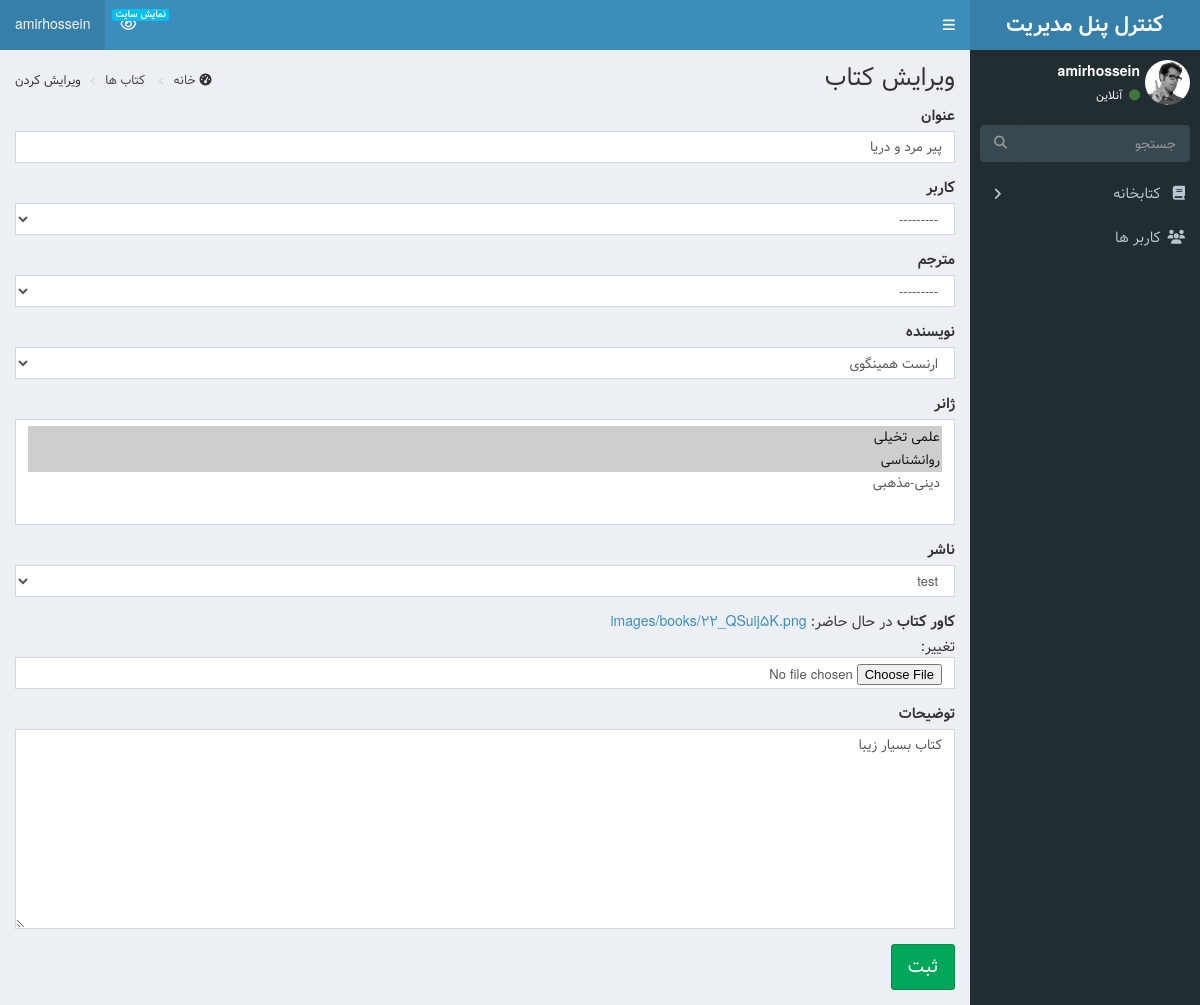
The page /admin_panel/books/14/update/ (signed in) on the database as committed earlier.
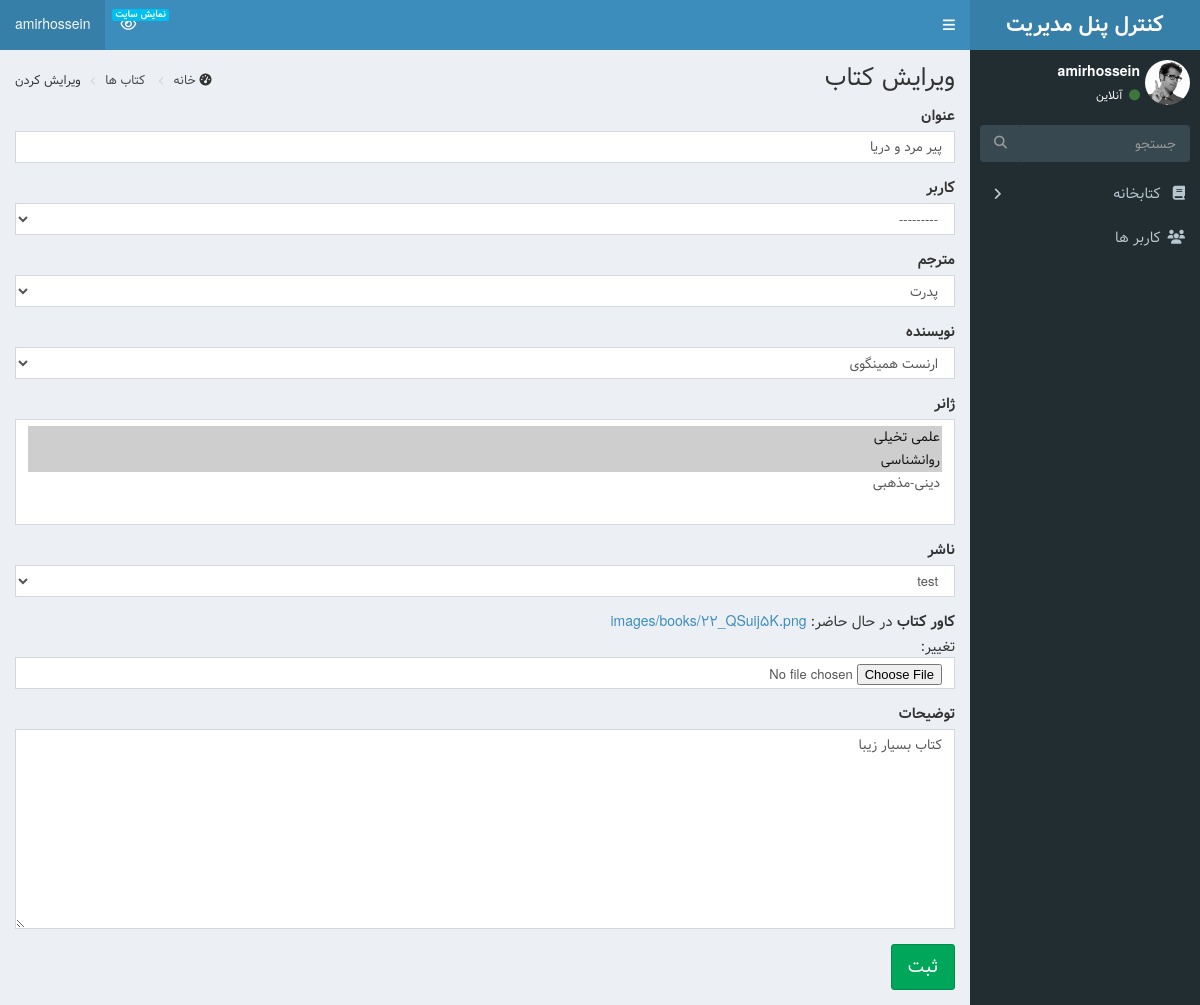
The same page on the database as committed later.
### library/models.py (models this page shows, shortened)
class Books(models.Model):
    title = models.CharField(max_length=50, verbose_name="عنوان")
    slug = models.SlugField(allow_unicode=True, unique=True, editable=False)
    book_user = models.ForeignKey(
        User,
        verbose_name="کاربر",
        on_delete=models.CASCADE,
        blank=True,
        null=True,
    )
    translator = models.ForeignKey(
        Translators,
        verbose_name="مترجم",
        on_delete=models.CASCADE,
        blank=True,
        null=True,
    )
    author = models.ForeignKey(
        Authors, verbose_name="نویسنده", on_delete=models.CASCADE
    )
    genres = models.ManyToManyField(Genres, verbose_name="ژانر")
    publisher = models.ForeignKey(
        Publishers, verbose_name="ناشر", on_delete=models.CASCADE
    )
    book_image = models.ImageField(upload_to="images/books", verbose_name="کاور کتاب")
    detail = models.TextField(verbose_name="توضیحات")

### admin_panel/views.py (the view)
# urls.py: path("books/<pk>/update/", views.UpdateBookView.as_view(), name="book_update"),
class UpdateBookView(PermissionRequiredMixin, UpdateView):
    permission_required = "library.action_all"
    model = models.Books
    template_name = "admin_panel/books/book_update.html"
    fields = "__all__"
    success_url = reverse_lazy("books_admin")

### library/models.py (called while the page is built)
    def __str__(self):
        return self.name

    def __str__(self):
        return self.name

    def __str__(self):
        return self.title

    def __str__(self):
        return self.title

### admin_panel/templates/admin_panel/books/book_update.html (shortened to what this page needs)
{% extends 'admin_panel/base.html' %}
{% load widget_tweaks %}
{% block content %}
<section class="content-header">
    <h1>
        ویرایش کتاب
    </h1>
    <ol class="breadcrumb">
        <li><i class="fa fa-dashboard"></i> <a href="{% url "admin" %}"> خانه </a></li>
        <li> <a href="{%url 'books_admin' %}">کتاب ها</a></li>
        <li>ویرایش کردن</li>
    </ol>
</section>
<section class="content">
    <form action="{% url 'book_update' object.pk %}" method="post" enctype="multipart/form-data">
        {%for field in form %}
        <div class="form-group">
            <label for="id_{{ field.name }}">{{ field.label }}</label>
            {% render_field field class+="form-control" %}
        </div>
        {%endfor%}
        <button type="submit" class="btn btn-success btn-lg">
            ثبت
        </button>
    </form>
</section>
{% endblock %}

Rows that differ between the two databases and show on the page:
changed Books "پیر مرد و دریا": translator "---------" → "پدرت"
